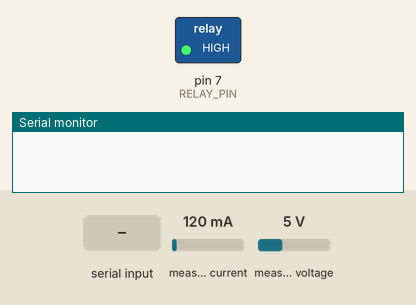
Bench run of a sketch on a simulated Arduino Uno, built with avr-gcc and run on an emulated ATmega328P. On the bench: switched loads named in the sketch (green lamp = pin HIGH), the last lines printed to the serial monitor. The test bench sets the inputs (shaded band); at power-on: measured current 120 mA, measured voltage 5 V.

Above: at 1.2 s.
1.3 s: "ON\n" received over the second serial link
At 2.3 s:
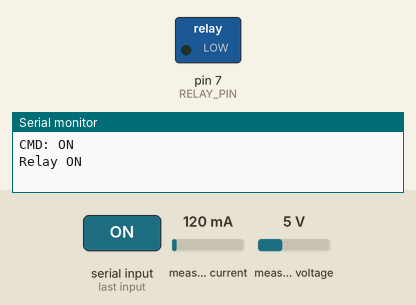
2.8 s: "OFF\n" received over the second serial link
At 3.6 s:
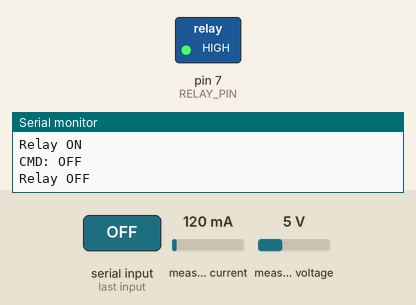
Timing chart, 0 to 5.8 s (numbered marks = the images above; inputs shaded):
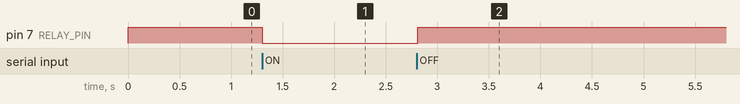

Measured:
- after the input at 1.3 s, pin 7 (RELAY_PIN): HIGH → LOW at once
- after the input at 2.8 s, pin 7 (RELAY_PIN): LOW → HIGH at once

The sketch:

arduino.ino
```cpp
#include <SoftwareSerial.h>
#include <PZEM004Tv30.h>

// PZEM on pins 2,3
SoftwareSerial pzemSerial(2, 3);
PZEM004Tv30 pzem(pzemSerial);

// ESP32 on pins 10,11
SoftwareSerial espSerial(10, 11);

#define RELAY_PIN 7

unsigned long lastSend = 0;
const long SEND_INTERVAL = 15000;
bool relayState = false;

void setup() {
  Serial.begin(9600);
  pzemSerial.begin(9600);
  espSerial.begin(9600);

  pinMode(RELAY_PIN, OUTPUT);
  digitalWrite(RELAY_PIN, HIGH);
}

void loop() {
  // Listen to ESP32 for commands
  espSerial.listen();
  delay(10);
  if (espSerial.available()) {
    String cmd = espSerial.readStringUntil('\n');
    cmd.trim();
    Serial.println("CMD: " + cmd);
    if (cmd == "ON") {
      digitalWrite(RELAY_PIN, LOW);
      relayState = true;
      Serial.println("Relay ON");
    } else if (cmd == "OFF") {
      digitalWrite(RELAY_PIN, HIGH);
      relayState = false;
      Serial.println("Relay OFF");
    }
  }

  unsigned long now = millis();

  // Send data to ESP32 every 15 seconds
  if (now - lastSend >= SEND_INTERVAL) {
    lastSend = now;

    pzemSerial.listen();
    delay(10);
    float voltage = pzem.voltage();
    float current = pzem.current();
    float power   = pzem.power();
    float energy  = pzem.energy();
    float pf      = pzem.pf();
    float freq    = pzem.frequency();
    float cost    = energy * 8.0;

    Serial.println("V:" + String(voltage) + " I:" + String(current) + " P:" + String(power));

    if (!isnan(voltage)) {
      String data = String(voltage, 1) + "," +
                    String(current, 2) + "," +
                    String(power, 1) + "," +
                    String(energy, 3) + "," +
                    String(freq, 1) + "," +
                    String(pf, 2) + "," +
                    String(cost, 2) + "," +
                    (relayState ? "ON" : "OFF");
      espSerial.listen();
      espSerial.println(data);
      Serial.println("Sent: " + data);
    }
  }
}
```
